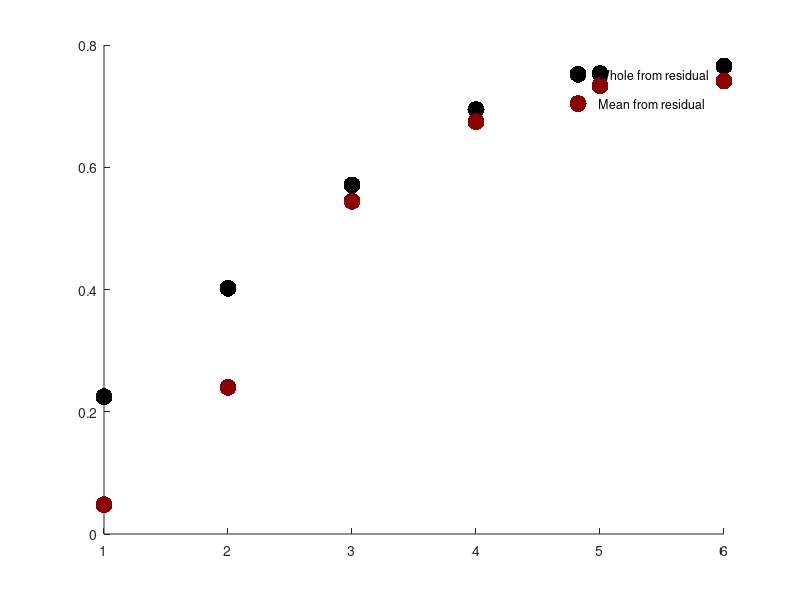

Write MATLAB code to recreate this figure. (Note: this script raises an error after producing the figure.)
%% FIGURE 5a ------ ICAPCA Mean Predictions
resWhole1 = [0.28 0.25 0.17 0.12 0.23 0.29 0.26	0.25 0.17];
resMean1 = [0.22 0.23 -0.09	0.00 0.26 -0.04	0.31 0.04 -0.50];

resWhole2 = [0.51 0.42 0.31 0.25 0.51 0.42 0.47	0.37 0.36];
resMean2 = [0.49 0.49 0 0.3 0.51 0.02 0.36 0.39 -0.4];

resWhole3 = [0.65 0.72 0.65 0.39 0.58 0.52 0.67	0.46 0.5];
resMean3 = [0.68 0.82 0.46 0.43	0.55 0.39 0.67 0.49	0.41];

resWhole4 = [0.75 0.78 0.72	0.48 0.7 0.71 0.76 0.65	0.7];
resMean4 = [0.74 0.85 0.62 0.49	0.69 0.61 0.77 0.69 0.61];

resWhole5 = [0.81 0.8 0.74 0.59	0.72 0.72 0.77 0.83	0.8];
resMean5 = [0.83 0.87 0.55 0.62	0.71 0.62 0.72 0.89	0.79];

resWhole6 = [0.83 0.81 0.76	0.6	0.72 0.73 0.81 0.83	0.8];
resMean6 = [0.88 0.88 0.5 0.61 0.7 0.62	0.8	0.89 0.79];


meanVafs = vertcat(resMean1, resMean2, resMean3, resMean4, resMean5, resMean6).';
wholeVafs = vertcat(resWhole1, resWhole2, resWhole3, resWhole4, resWhole5, resWhole6).';

figure
hold on
scatter(1:6, mean(wholeVafs, 1), 150, 'k', 'filled')
scatter(1:6, mean(meanVafs, 1), 150, [139/255 0 0], 'filled')

legend 'Whole from residual' 'Mean from residual'
legend boxoff

errorbar(1:6, nanmean(wholeVafs, 1), nanstd(wholeVafs, 1), 'LineStyle', 'none', 'LineWidth', 2, 'Color', 'k')
errorbar(1:6, nanmean(meanVafs, 1), nanstd(meanVafs, 1), 'LineStyle', 'none', 'LineWidth', 2, 'Color', [139/255 0 0])

ylim([0 1])
yticks(.2:.2:1)
xticks(1:6)

xlabel('Number of Synergies')
ylabel('VAF')

title('Mean Predictions - ICAPCA')
set(gca,'TickDir','out')
set(gca, 'FontSize', 15)
axis square
box off
